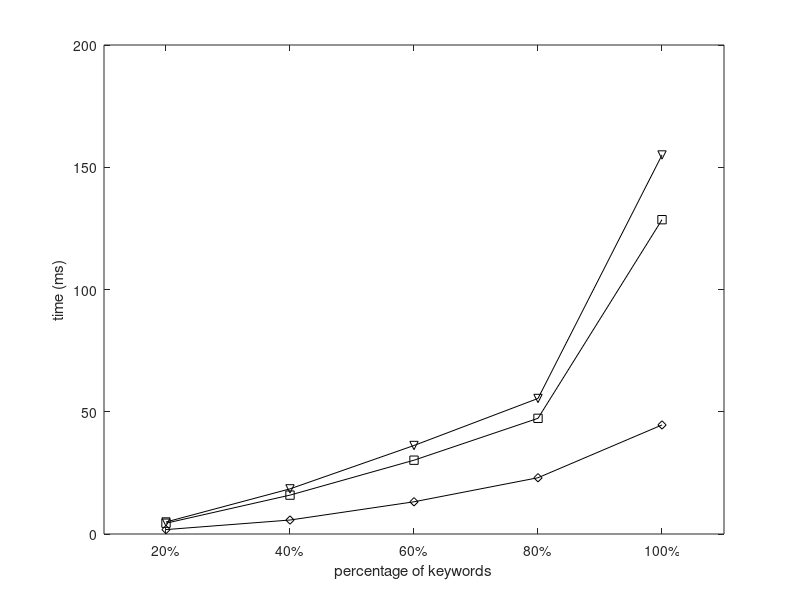

MATLAB code to generate this figure: (Note: this script raises an error after producing the figure.)
set(gcf,'color',[1, 1, 1]);
set(gcf,'unit','centimeters','position',[10 5 9 7]);

x=[1, 2, 3, 4, 5];
y1 = [4.90960986	18.46281707	36.20177371	55.43830189	155.0203639];
y2 = [4.413245623	15.90400883	30.18708517	47.31269757	128.5573833];
y3 = [1.806403167	5.71394893	13.17586133	23.01332124	44.60634139];

p1= plot(x, y1, '-kv');
hold on;
p2 = plot(x, y2, '-ks');
hold on;
p3 = plot(x, y3, '-kd');

xlabel('percentage of keywords');
ylabel('time (ms)');

axis([0.5 5.5 0.0 200]);

set(gca, 'xtick', 1:5, 'XTickLabel', {'20%','40%','60%','80%','100%'});
leg=legend('Inc-S','Inc-T','Dec', 2);
set(leg,'edgecolor','white');

set(gca, 'FontSize', 12);
set(get(gca, 'XLabel'), 'FontSize',12);
set(get(gca, 'YLabel'), 'FontSize',12);
set(findall(gcf,'type','line'),'linewidth',1.5);
set(gca, 'LineWidth', 1.5);
